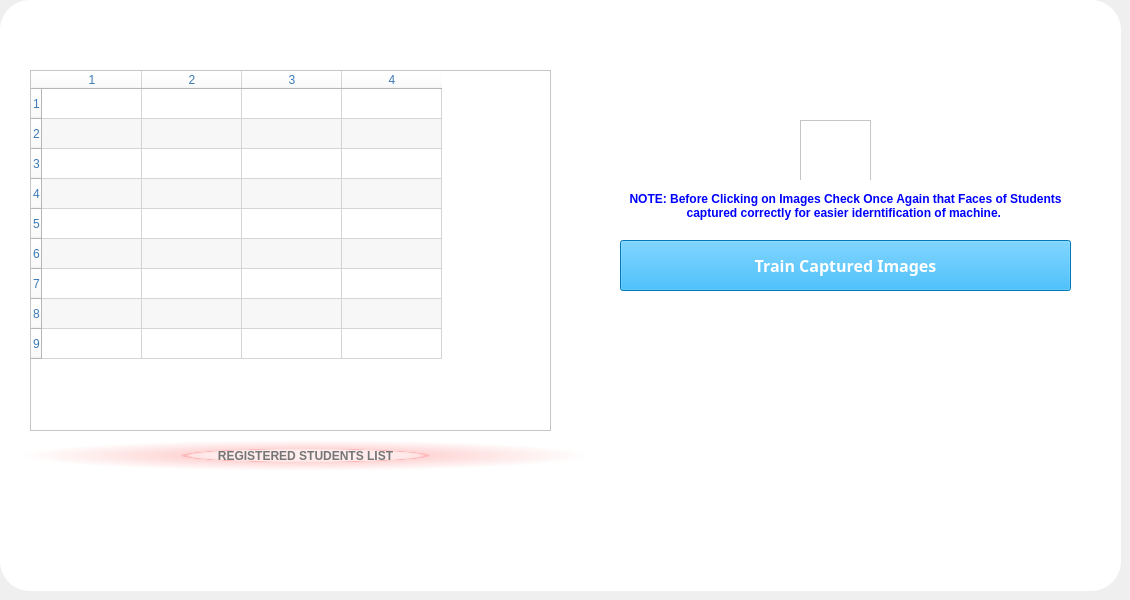
    <widget class="QWidget" name="tab_3">
     <attribute name="icon">
      <iconset>
       <normaloff>brain.png</normaloff>brain.png</iconset>
     </attribute>
     <attribute name="title">
      <string/>
     </attribute>
     <widget class="QGraphicsView" name="graphicsView_7">
      <property name="geometry">
       <rect>
        <x>0</x>
        <y>0</y>
        <width>1121</width>
        <height>591</height>
       </rect>
      </property>
      <property name="styleSheet">
       <string notr="true">border-radius:30;
background-color: rgb(255, 255, 255);</string>
      </property>
     </widget>
     <widget class="QPushButton" name="pushButton_4">
      <property name="geometry">
       <rect>
        <x>620</x>
        <y>240</y>
        <width>451</width>
        <height>51</height>
       </rect>
      </property>
      <property name="font">
       <font>
        <family>Office</family>
        <pointsize>12</pointsize>
        <weight>75</weight>
        <bold>true</bold>
       </font>
      </property>
      <property name="styleSheet">
       <string notr="true">
background-color: rgb(0, 170, 255);
color: rgb(255, 255, 255);
</string>
      </property>
      <property name="text">
       <string>Train Captured Images</string>
      </property>
      <property name="icon">
       <iconset>
        <selectedon>brain.png</selectedon>
       </iconset>
      </property>
      <property name="shortcut">
       <string>Return</string>
      </property>
     </widget>
     <widget class="QLabel" name="label_12">
      <property name="geometry">
       <rect>
        <x>20</x>
        <y>440</y>
        <width>571</width>
        <height>31</height>
       </rect>
      </property>
      <property name="font">
       <font>
        <family>Segoe UI</family>
        <pointsize>9</pointsize>
        <weight>75</weight>
        <bold>true</bold>
       </font>
      </property>
      <property name="styleSheet">
       <string notr="true">color: rgb(118, 118, 118);
background-color: qradialgradient(spread:pad, cx:0.5, cy:0.5, radius:0.5, fx:0.5, fy:0.5, stop:0 rgba(255, 235, 235, 206), stop:0.35 rgba(255, 188, 188, 80), stop:0.4 rgba(255, 162, 162, 80), stop:0.425 rgba(255, 132, 132, 156), stop:0.44 rgba(252, 128, 128, 80), stop:1 rgba(255, 255, 255, 0));</string>
      </property>
      <property name="text">
       <string>REGISTERED STUDENTS LIST</string>
      </property>
      <property name="alignment">
       <set>Qt::AlignCenter</set>
      </property>
     </widget>
     <widget class="QGraphicsView" name="graphicsView_8">
      <property name="geometry">
       <rect>
        <x>800</x>
        <y>120</y>
        <width>71</width>
        <height>61</height>
       </rect>
      </property>
      <property name="styleSheet">
       <string notr="true">border-image: url(:/QLabel/warn.png);
background-color: rgb(255, 255, 255);</string>
      </property>
     </widget>
     <widget class="QTableWidget" name="tableWidget_2">
      <property name="geometry">
       <rect>
        <x>30</x>
        <y>70</y>
        <width>521</width>
        <height>361</height>
       </rect>
      </property>
      <property name="sizePolicy">
       <sizepolicy hsizetype="Expanding" vsizetype="Expanding">
        <horstretch>0</horstretch>
        <verstretch>0</verstretch>
       </sizepolicy>
      </property>
      <property name="styleSheet">
       <string notr="true">background-color: rgb(255, 255, 255);
color: rgb(60, 121, 181);</string>
      </property>
      <property name="sizeAdjustPolicy">
       <enum>QAbstractScrollArea::AdjustToContents</enum>
      </property>
      <property name="alternatingRowColors">
       <bool>true</bool>
      </property>
      <property name="rowCount">
       <number>9</number>
      </property>
      <property name="columnCount">
       <number>4</number>
      </property>
      <row/>
      <row/>
      <row/>
      <row/>
      <row/>
      <row/>
      <row/>
      <row/>
      <row/>
      <column/>
      <column/>
      <column/>
      <column/>
     </widget>
     <widget class="QLabel" name="label_13">
      <property name="enabled">
       <bool>true</bool>
      </property>
      <property name="geometry">
       <rect>
        <x>620</x>
        <y>180</y>
        <width>451</width>
        <height>51</height>
       </rect>
      </property>
      <property name="font">
       <font>
        <weight>75</weight>
        <bold>true</bold>
       </font>
      </property>
      <property name="styleSheet">
       <string notr="true">color: rgb(0, 0, 255);
background-color: rgb(255, 255, 255);
Border-radius:20</string>
      </property>
      <property name="frameShadow">
       <enum>QFrame::Plain</enum>
      </property>
      <property name="text">
       <string>NOTE: Before Clicking on Images Check Once Again that Faces of Students captured correctly for easier iderntification of machine. </string>
      </property>
      <property name="alignment">
       <set>Qt::AlignCenter</set>
      </property>
      <property name="wordWrap">
       <bool>true</bool>
      </property>
     </widget>
    </widget>
